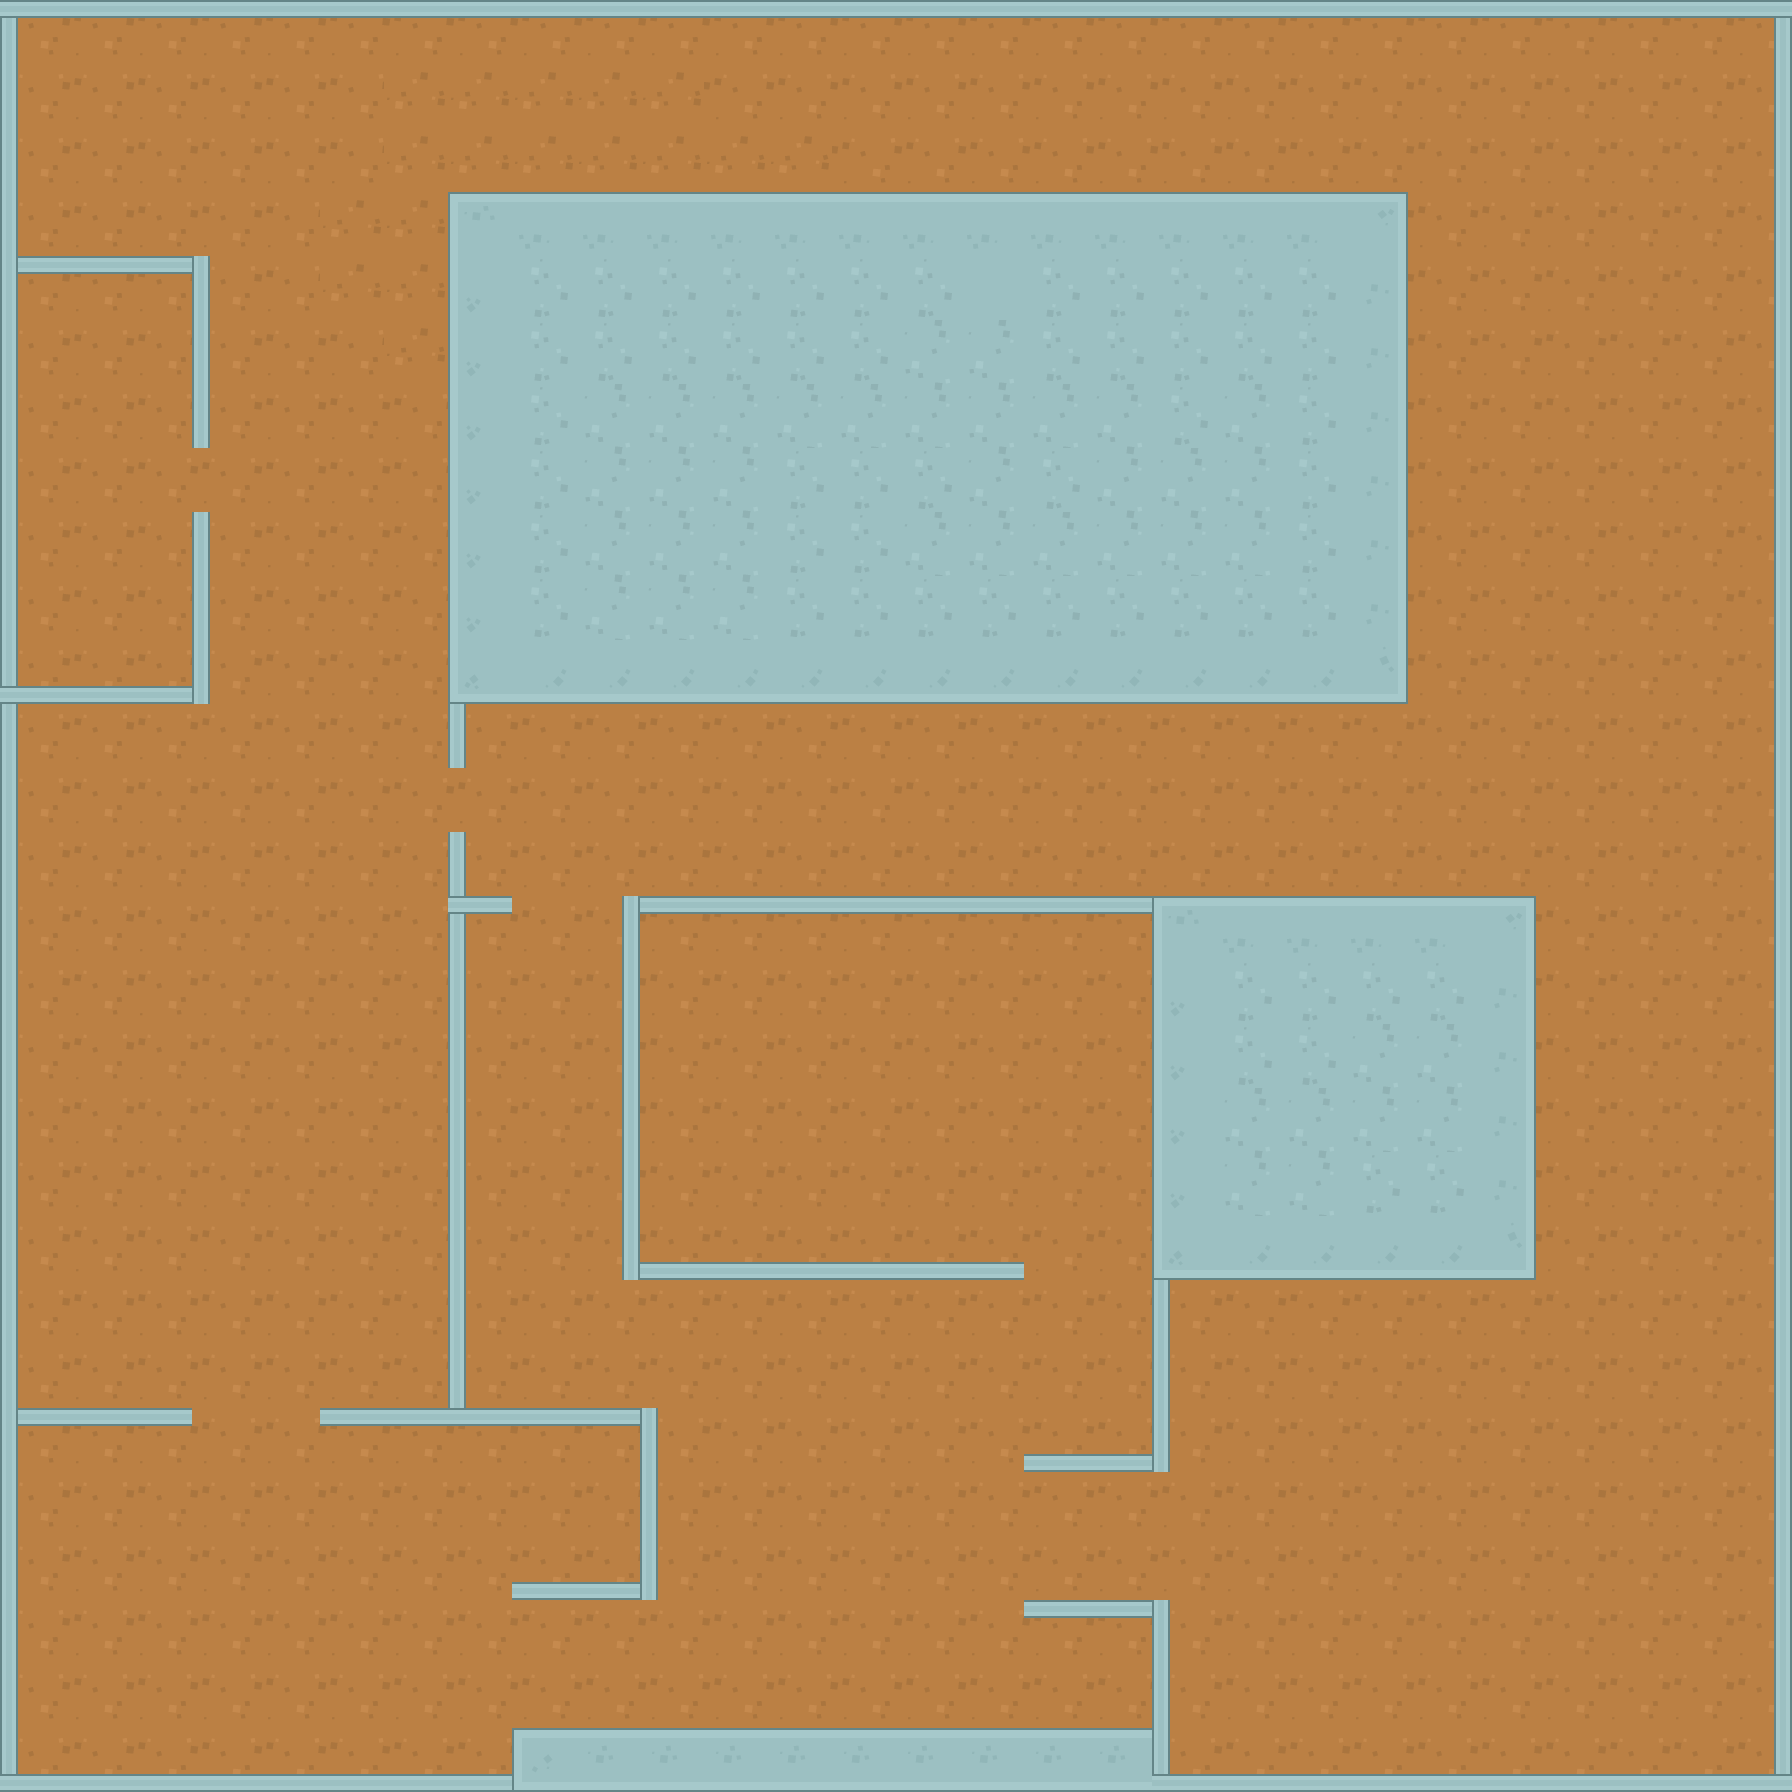

Below is a game level as drawn by its tile map, then a one-line description and the .tmx that defines it (tile-layer data replaced by summaries):
An orthogonal 28x28 tile map with 64x64 px tiles, 4 tile layers (Ground, Walls1, Walls2, Decorations) and 56 objects (26x Wall, 4x Mob, 2x 16, 2x 18, 2x 10, ...).

<map version="1.2" tiledversion="1.2.2" orientation="orthogonal" renderorder="right-up" width="28" height="28" tilewidth="64" tileheight="64" infinite="0" nextlayerid="11" nextobjectid="116">
 <tileset firstgid="1" source="../img/spritesheet_tiles.tsx" />
 <layer id="6" name="Ground" width="28" height="28">
  <data>[784 cells, 784 non-empty, 2 distinct tile ids]</data>
 </layer>
 <layer id="8" name="Walls1" width="28" height="28">
  <data>[784 cells, 320 non-empty, 17 distinct tile ids]</data>
 </layer>
 <layer id="10" name="Walls2" width="28" height="28">
  <data>[784 cells, 14 non-empty, 3 distinct tile ids]</data>
 </layer>
 <layer id="9" name="Decorations" width="28" height="28">
  <data>[784 cells, 0 non-empty, 0 distinct tile ids]</data>
 </layer>
 <objectgroup id="5" name="Objects">
  <object id="2" name="Wall" x="0" y="0" width="16" height="1792" />
  <object id="3" name="Wall" x="16" y="256" width="176" height="16" />
  <object id="4" name="Wall" x="16" y="0" width="1776" height="16" />
  <object id="5" name="Wall" x="192" y="256" width="16" height="192" />
  <object id="6" name="Wall" x="448" y="192" width="960" height="512" />
  <object id="7" name="Wall" x="16" y="688" width="176" height="16" />
  <object id="9" name="Wall" x="16" y="1776" width="1776" height="16" />
  <object id="10" name="Wall" x="1776" y="16" width="16" height="1760" />
  <object id="12" name="Wall" x="640" y="896" width="512" height="16" />
  <object id="13" name="Wall" x="448" y="832" width="16" height="576" />
  <object id="14" name="Wall" x="464" y="896" width="48" height="16" />
  <object id="15" name="Wall" x="464" y="1408" width="176" height="16" />
  <object id="16" name="Wall" x="640" y="1264" width="384" height="16" />
  <object id="17" name="Wall" x="1152" y="896" width="384" height="384" />
  <object id="18" name="Wall" x="624" y="896" width="16" height="384" />
  <object id="19" name="Wall" x="640" y="1408" width="16" height="192" />
  <object id="20" name="Wall" x="512" y="1728" width="640" height="48" />
  <object id="21" name="Wall" x="1152" y="1280" width="16" height="192" />
  <object id="22" name="Wall" x="1152" y="1600" width="16" height="176" />
  <object id="23" name="Wall" x="512" y="1584" width="128" height="16" />
  <object id="24" name="Wall" x="16" y="1408" width="176" height="16" />
  <object id="25" name="Wall" x="320" y="1408" width="144" height="16" />
  <object id="26" name="Wall" x="1024" y="1456" width="128" height="16" />
  <object id="27" name="Wall" x="1024" y="1600" width="128" height="16" />
  <object id="28" name="Wall" x="448" y="704" width="16" height="64" />
  <object id="29" name="Player" type="None" x="800" y="1504" width="64" height="64" />
  <object id="30" name="Spawn" type="Player" x="48" y="320" width="112" height="320" />
  <object id="32" name="Wall" x="192" y="512" width="16" height="192" />
  <object id="61" name="Node" type="5" x="432" y="768" width="64" height="64" />
  <object id="62" name="Node" type="1" x="368" y="112" width="64" height="64" />
  <object id="63" name="Node" type="2" x="1424" y="112" width="64" height="64" />
  <object id="64" name="Node" type="7" x="1424" y="704" width="64" height="64" />
  <object id="65" name="Node" type="8" x="1552" y="816" width="64" height="64" />
  <object id="66" name="Node" type="9" x="544" y="864" width="64" height="64" />
  <object id="67" name="Node" type="11" x="1552" y="1296" width="64" height="64" />
  <object id="68" name="Node" type="17" x="1152" y="1504" width="64" height="64" />
  <object id="69" name="Node" type="16" x="928" y="1504" width="64" height="64" />
  <object id="70" name="Node" type="19" x="672" y="1632" width="64" height="64" />
  <object id="71" name="Node" type="18" x="480" y="1632" width="64" height="64" />
  <object id="72" name="Node" type="20" x="224" y="1392" width="64" height="64" />
  <object id="73" name="Node" type="13" x="672" y="1312" width="64" height="64" />
  <object id="74" name="Node" type="12" x="512" y="1312" width="64" height="64" />
  <object id="75" name="Node" type="10" x="1056" y="1312" width="64" height="64" />
  <object id="76" name="Node" type="14" x="960" y="1344" width="64" height="64" />
  <object id="77" name="Node" type="15" x="800" y="1440" width="64" height="64" />
  <object id="78" name="Node" type="6" x="912" y="768" width="64" height="64" />
  <object id="79" name="Node" type="3" x="224" y="448" width="64" height="64" />
  <object id="80" name="Node" type="4" x="288" y="768" width="64" height="64" />
  <object id="84" name="Node" type="3" x="128" y="448" width="64" height="64" />
  <object id="85" name="Node" type="10" x="1056" y="1184" width="64" height="64" />
  <object id="90" name="Node" type="18" x="368" y="1488" width="64" height="64" />
  <object id="94" name="Node" type="16" x="944" y="1632" width="64" height="64" />
  <object id="110" name="Spawn" type="Mob" x="1472" y="64" width="256" height="320" />
  <object id="111" name="Spawn" type="Mob" x="1216" y="1344" width="512" height="384" />
  <object id="112" name="Spawn" type="Mob" x="64" y="64" width="192" height="128" />
  <object id="114" name="Spawn" type="Mob" x="64" y="1472" width="320" height="256" />
 </objectgroup>
</map>
